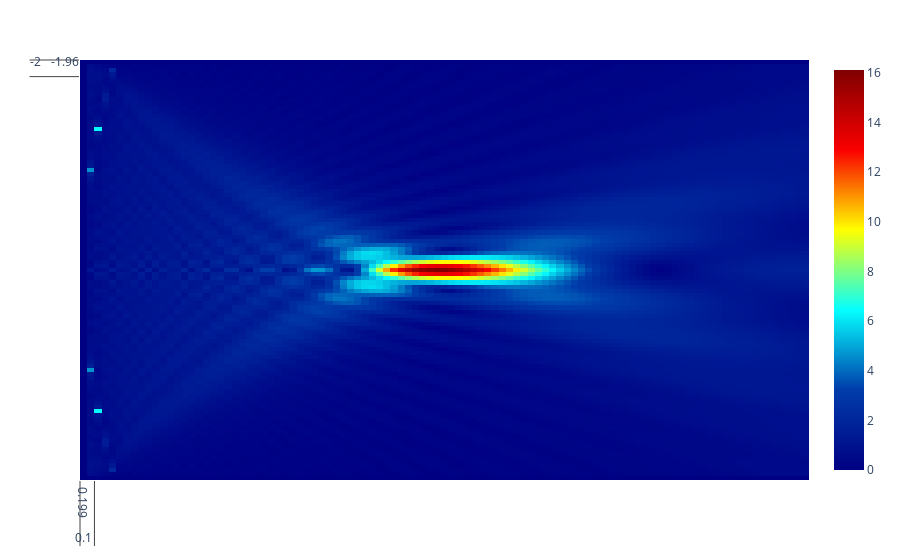

Source (notebook cell):
### Code cell
fig = px.imshow(
    pressure_field_test,
    x = z_values*1e2,
    y = r_values*1e2,
    aspect='auto',
    color_continuous_scale='jet', 
)
fig.show()

### Figure 1 — Plotly figure (JSON) as saved in the notebook; plotly's stock layout.template omitted (floating-point values rounded to 4 significant figures; data arrays with more than 128 entries replaced by an {"elided": "..."} marker saying what was removed)
{"data": [{"coloraxis": "coloraxis", "hovertemplate": "x: %{x}<br>y: %{y}<br>color: %{z}<extra></extra>", "name": "0", "type": "heatmap", "x": [[0.1], [0.199], [0.298], [0.397], [0.496], [0.595], [0.694], [0.793], [0.892], [0.991], [1.09], [1.189], [1.288], [1.387], [1.486], [1.585], [1.684], [1.783], [1.882], [1.981], [2.08], [2.179], [2.278], [2.377], [2.476], [2.575], [2.674], [2.773], [2.872], [2.971], [3.07], [3.169], [3.268], [3.367], [3.466], [3.565], [3.664], [3.763], [3.862], [3.961], [4.06], [4.159], [4.258], [4.357], [4.456], [4.555], [4.654], [4.753], [4.852], [4.951], [5.05], [5.149], [5.248], [5.347], [5.446], [5.545], [5.644], [5.743], [5.842], [5.941], [6.04], [6.139], [6.238], [6.337], [6.436], [6.535], [6.634], [6.733], [6.832], [6.931], [7.03], [7.129], [7.228], [7.327], [7.426], [7.525], [7.624], [7.723], [7.822], [7.921], [8.02], [8.119], [8.218], [8.317], [8.416], [8.515], [8.614], [8.713], [8.812], [8.911], [9.01], [9.109], [9.208], [9.307], [9.406], [9.505], [9.604], [9.703], [9.802], [9.901], [0]], "xaxis": "x", "y": [[-2], [-1.96], [-1.92], [-1.88], [-1.84], [-1.8], [-1.76], [-1.72], [-1.68], [-1.64], [-1.6], [-1.56], [-1.52], [-1.48], [-1.44], [-1.4], [-1.36], [-1.32], [-1.28], [-1.24], [-1.2], [-1.16], [-1.12], [-1.08], [-1.04], [-1], [-0.96], [-0.92], [-0.88], [-0.84], [-0.8], [-0.76], [-0.72], [-0.68], [-0.64], [-0.6], [-0.56], [-0.52], [-0.48], [-0.44], [-0.4], [-0.36], [-0.32], [-0.28], [-0.24], [-0.2], [-0.16], [-0.12], [-0.08], [-0.04], [1e-18], [0.04], [0.08], [0.12], [0.16], [0.2], [0.24], [0.28], [0.32], [0.36], [0.4], [0.44], [0.48], [0.52], [0.56], [0.6], [0.64], [0.68], [0.72], [0.76], [0.8], [0.84], [0.88], [0.92], [0.96], [1], [1.04], [1.08], [1.12], [1.16], [1.2], [1.24], [1.28], [1.32], [1.36], [1.4], [1.44], [1.48], [1.52], [1.56], [1.6], [1.64], [1.68], [1.72], [1.76], [1.8], [1.84], [1.88], [1.92], [1.96], [2]], "yaxis": "y", "z": {"elided": "101x101 float values"}}], "layout": {"coloraxis": {"colorscale": [[0, "rgb(0,0,131)"], [0.2, "rgb(0,60,170)"], [0.4, "rgb(5,255,255)"], [0.6, "rgb(255,255,0)"], [0.8, "rgb(250,0,0)"], [1, "rgb(128,0,0)"]]}, "margin": {"t": 60}, "xaxis": {"anchor": "y", "domain": [0, 1]}, "yaxis": {"anchor": "x", "autorange": "reversed", "domain": [0, 1]}}}
